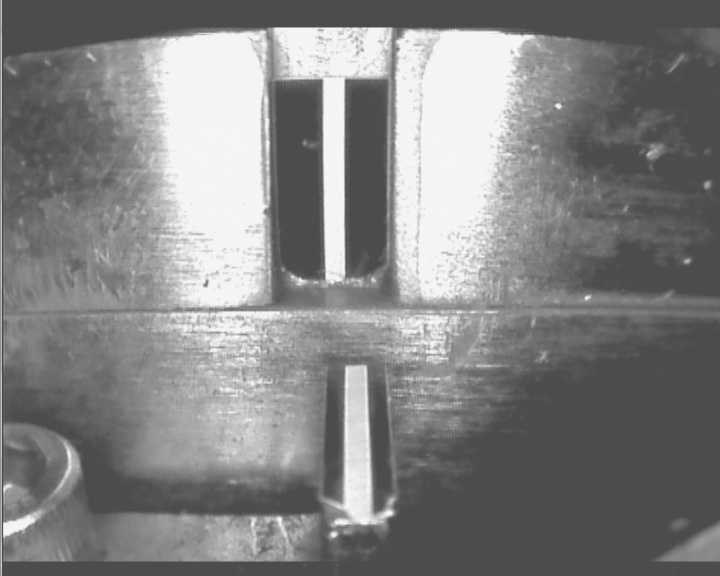
#> input picture algorithm/lsd/2.jpg, 720 x 576 px
$ python main.py
#> lines starting #> are read from the running program, lines starting #| are printed output that depends on the picture; after the words box and inside, x2 and y2 are one past the last pixel; in counts of white or black regions, pixels touching at a corner belong together
import cv2
import numpy as np

if __name__ == "__main__":
    # 读取图像
    img = cv2.imread('2.jpg', cv2.IMREAD_COLOR)
#> img is the input picture: shape (576, 720, 3); min 62, max 255, mean 131
    # 转化为灰度图像
    gray = cv2.cvtColor(img, cv2.COLOR_BGR2GRAY)
    # 执行LSD边缘检测
    lsd = cv2.createLineSegmentDetector(0)
    lines, width, prec, nfa = lsd.detect(gray)
#> lines = 414 rows, first 6: [531.8, 26.78, 64.12, 35.6], [344.2, 280.6, 344, 76.87], [321.6, 78.14, 324.1, 283.1], [2.98, 523.1, 2.81, 534.4], [336.9, 308.3, 209.3, 311.5], [269.4, 302, 264, 31.88]; width = 414 values, max 21.48 at index 0, min 1.25 at index 169, mean 4.74; prec = 414 values from 0.125 to 0.125; nfa = None
    # 绘制线段
    for line in lines:
        x1, y1, x2, y2 = map(int, line[0])
        cv2.line(img, (x1, y1), (x2, y2), (0, 0, 255), 2)
#> this loop made 414 passes
#> (line, x1, y1, x2, y2) on passes 1 to 3: ([[531.8, 26.78, 64.12, 35.6]], 531, 26, 64, 35), ([[344.2, 280.6, 344, 76.87]], 344, 280, 343, 76), ([[321.6, 78.14, 324.1, 283.1]], 321, 78, 324, 283)
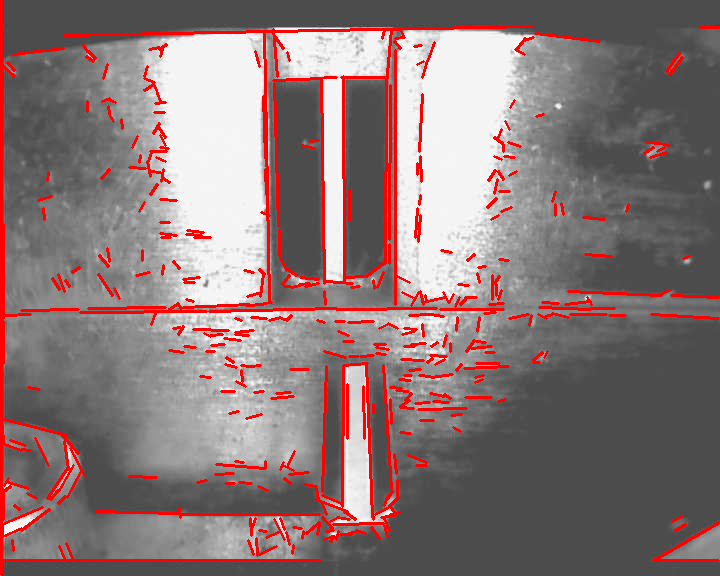
#> img: shape (576, 720, 3); 7.62% of pixels changed, all inside (x1, y1, x2, y2) = (0, 0, 720, 576)
    cv2.imshow('LSD', img)
    cv2.waitKey(0)
    cv2.destroyAllWindows()

$ run again, with algorithm/lsd/1.jpg copied over algorithm/lsd/2.jpg
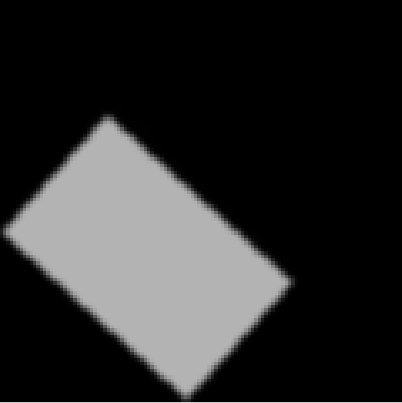
#> input picture algorithm/lsd/1.jpg, 402 x 403 px
#> img is the input picture: shape (403, 402, 3); min 0, max 209, mean 44.1
#> lines = 20 rows, first 6: [400.6, 400.5, 0.625, 400.5], [291.2, 280.4, 108.2, 115.7], [127, 346.3, 168.7, 383.6], [187.5, 397.7, 222.8, 359.2], [54.04, 277, 85.51, 310.9], [102.3, 118.7, 73.32, 154]; width = 20 values, max 14.63 at index 6, min 1.25 at index 0, mean 11.15; prec = 20 values from 0.125 to 0.125; nfa = None
#> the loop `for line in lines:` made 20 passes
#> (line, x1, y1, x2, y2) on passes 1 to 8: ([[400.6, 400.5, 0.625, 400.5]], 400, 400, 0, 400), ([[291.2, 280.4, 108.2, 115.7]], 291, 280, 108, 115), ([[127, 346.3, 168.7, 383.6]], 126, 346, 168, 383), ([[187.5, 397.7, 222.8, 359.2]], 187, 397, 222, 359), ([[54.04, 277, 85.51, 310.9]], 54, 277, 85, 310), ([[102.3, 118.7, 73.32, 154]], 102, 118, 73, 153), ([[64.95, 161, 3.49, 229.6]], 64, 161, 3, 229), ([[1.64, 232, 56.06, 282.5]], 1, 232, 56, 282)
#> after the loop `for line in lines:`:
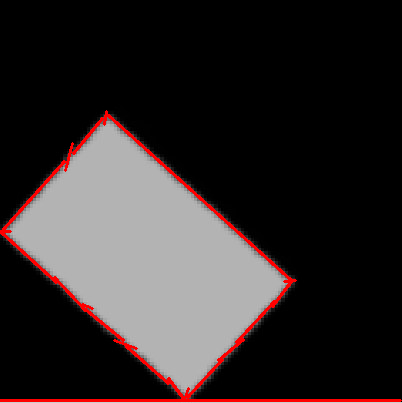
#> img: shape (403, 402, 3); 2.54% of pixels changed, all inside (x1, y1, x2, y2) = (0, 110, 402, 402)
